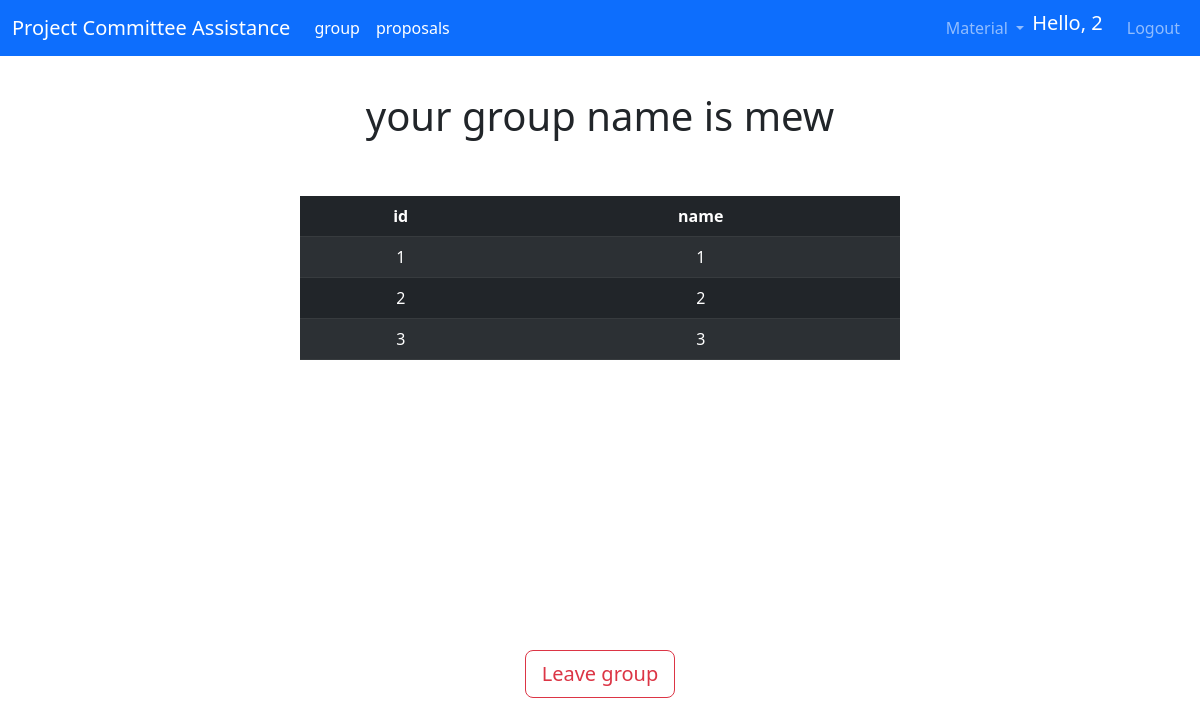
Page /group (signed in) on the earlier database version.
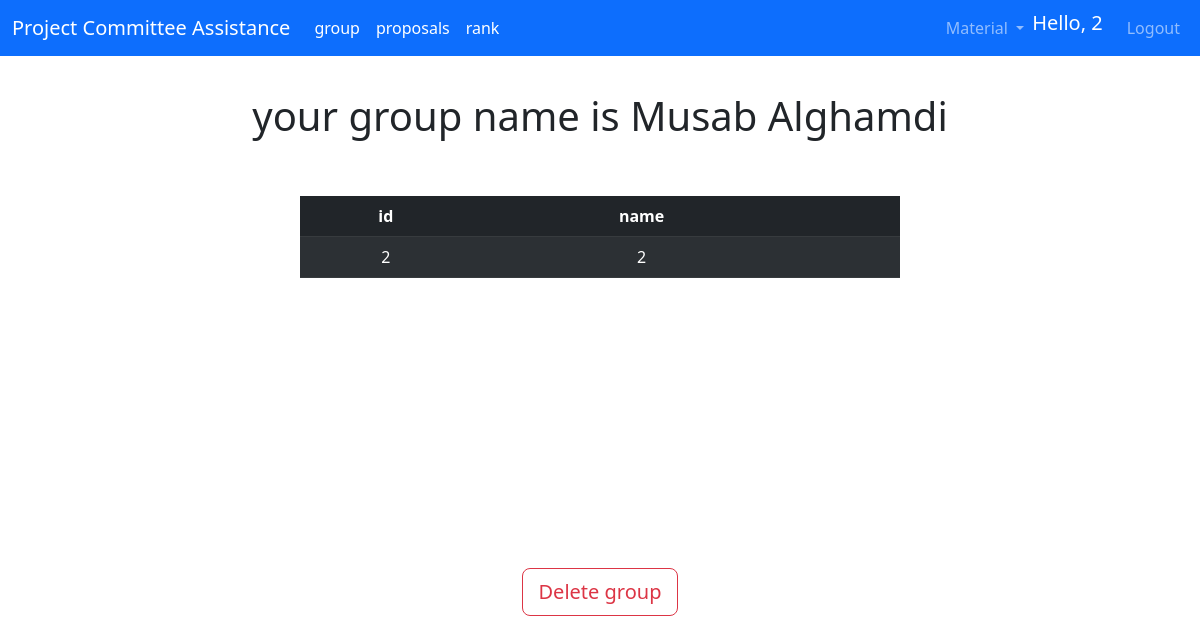
Same page on the later database version.
### app/models.py (models this page shows, shortened)
class Group(db.Model):
    id = db.Column(db.Integer, primary_key=True)
    gpa = db.Column(db.Float)
    name = db.Column(db.String(20), nullable=False, unique=True)
    score = db.Column(db.Integer)
    ranked = db.Column(db.Boolean, default=False)
    members = db.relationship('User', backref='group', lazy=True)
    holder = db.relationship('Proposal', backref='group', lazy=True)

class User(UserMixin,db.Model):
    id = db.Column(db.Integer, primary_key=True)
    username = db.Column(db.String(64), index=True, unique=True, nullable=False)
    email = db.Column(db.String(120), index=True, unique=True, nullable=False)
    password_hash = db.Column(db.String(128), nullable=False)
    admin = db.Column(db.Boolean, default=False)
    faculty = db.Column(db.Boolean, default=False)
    student = db.Column(db.Boolean, default=False)
    leader = db.Column(db.Boolean, default=False)
    sId = db.Column(db.Integer)
    gpa = db.Column(db.Float)
    member = db.Column(db.Integer, db.ForeignKey('group.id'))
    author = db.relationship('Proposal', backref='user', lazy=True)

### app/routes.py (the view)
@app.route('/group', methods=['GET', 'POST'])
def group():
    if current_user.member is None:
        return redirect(url_for('joinGroup'))
    group = Group.query.filter_by(id = current_user.member).first()
    members = group.members
    return render_template("group.html", title='Group', group = group)

### app/models.py (called while the page is built)
@login.user_loader
def load_user(id):
    return User.query.get(int(id))

### app/templates/group.html (shortened to what this page needs)
{% extends "base.html" %}
{% block content %}
<h1 class="d-flex aligns-items-center justify-content-center header" style= "margin-top: 3%;">your group name is {{group.name}}</h1>
<br>
<br>
<div class="text-center" style="margin-left : 25% ;width: 50%;">
<table class="table d-table table-dark table-striped">
    <thead>
        <tr>
        <th scope="col">id</th>
        <th scope="col">name</th>
        {% if current_user.leader %}
        <th scope="col"></th>
        {% endif %}
        </tr>
    </thead>
    <tbody>
        {% for member in group.members %}
        <tr>
            <td>{{ member.sId }}</td>
            <td>{{ member.username }}</td>
            {% if current_user.leader %}
            <td>
            </td>
            {% endif %}
        </tr>
        {% endfor %}
    </tbody>
</table>
</div>
<br>
    {% if current_user.leader %}
    <div class="text-center" style="margin-top: 250px;"> <a href="{{ url_for('deleteGroup', id=group.id)}}" class="btn btn-outline-danger btn-lg" style="margin-bottom: 10px ;">Delete group</a> </div>
    {% else %}
    <div class="text-center" style="margin-top: 250px;"> <a href="{{ url_for('leaveGroup', id=current_user.id)}}" class="btn btn-outline-danger btn-lg" style="margin-bottom: 10px ;">Leave group</a> </div>
    {% endif %}
{% endblock %}

### app/templates/base.html (shortened to what this page needs)
<!DOCTYPE html>
<html>
    <head>
        <link href="https://cdn.jsdelivr.net/npm/bootstrap@5.3.0-alpha1/dist/css/bootstrap.min.css" rel="stylesheet">
    </head>
    <body>
        <nav class="navbar navbar-expand-lg navbar-dark bg-primary">
            <div class="container-fluid">
              <a class="navbar-brand" href="{{ url_for('index') }}">Project Committee Assistance</a>
              <div class="collapse navbar-collapse" id="navbarSupportedContent">
                <ul class="navbar-nav me-auto my-2 my-lg-0 ">
                  {% if current_user.student %}
                  <li class="nav-item">
                      <a class="nav-link active" href="{{ url_for('group') }}">group</a>
                  </li>
                  <li class="nav-item">
                    <a class="nav-link active" href="{{ url_for('viewProposal') }}">proposals</a>
                  </li>
                  {% endif %}
                  {% if current_user.leader %}
                  <li class="nav-item">
                    <a class="nav-link active" href="{{ url_for('rank') }}">rank</a>
                  </li>
                  {% endif %}
                </ul>
                <ul class="navbar-nav ms-auto mb-2 mb-lg-0">
                  <li class="nav-item dropdown">
                    <a class="nav-link dropdown-toggle" href="#" role="button" data-bs-toggle="dropdown" aria-expanded="false">
                      Material
                    </a>
                  </li>
                  {% if current_user.is_anonymous %}
                  <li class="nav-item">
                    <a class="nav-link" href="{{ url_for('loginChoice') }}" >Login</a>
                  </li>
                  <li class="nav-item">
                    <a class="nav-link" href="{{ url_for('registerChoice') }}" >Register</a>
                  </li>
                  {% else %}
                  <li class="nav-item">
                    <span class="navbar-brand">Hello, {{current_user.username}}</span>
                  </li>
                  <li class="nav-item">
                    <a class="nav-link" href="{{ url_for('logout') }}" >Logout</a>
                  </li>
                {% endif %}
                </ul>
              </div>
            </div>
          </nav>
        {% block content %}{% endblock %}
    </body>
</html>

Differences in the rows shown:
removed Group: name "mew"
no longer on this page (row edited): User: sId "1", username "1"
no longer on this page (row edited): User: sId "3", username "3"
changed User: leader False → True (drawn)
added Group: name "Musab Alghamdi"
Other differences:
text no longer shown: "Leave group"
text now shown: "rank Delete group"
